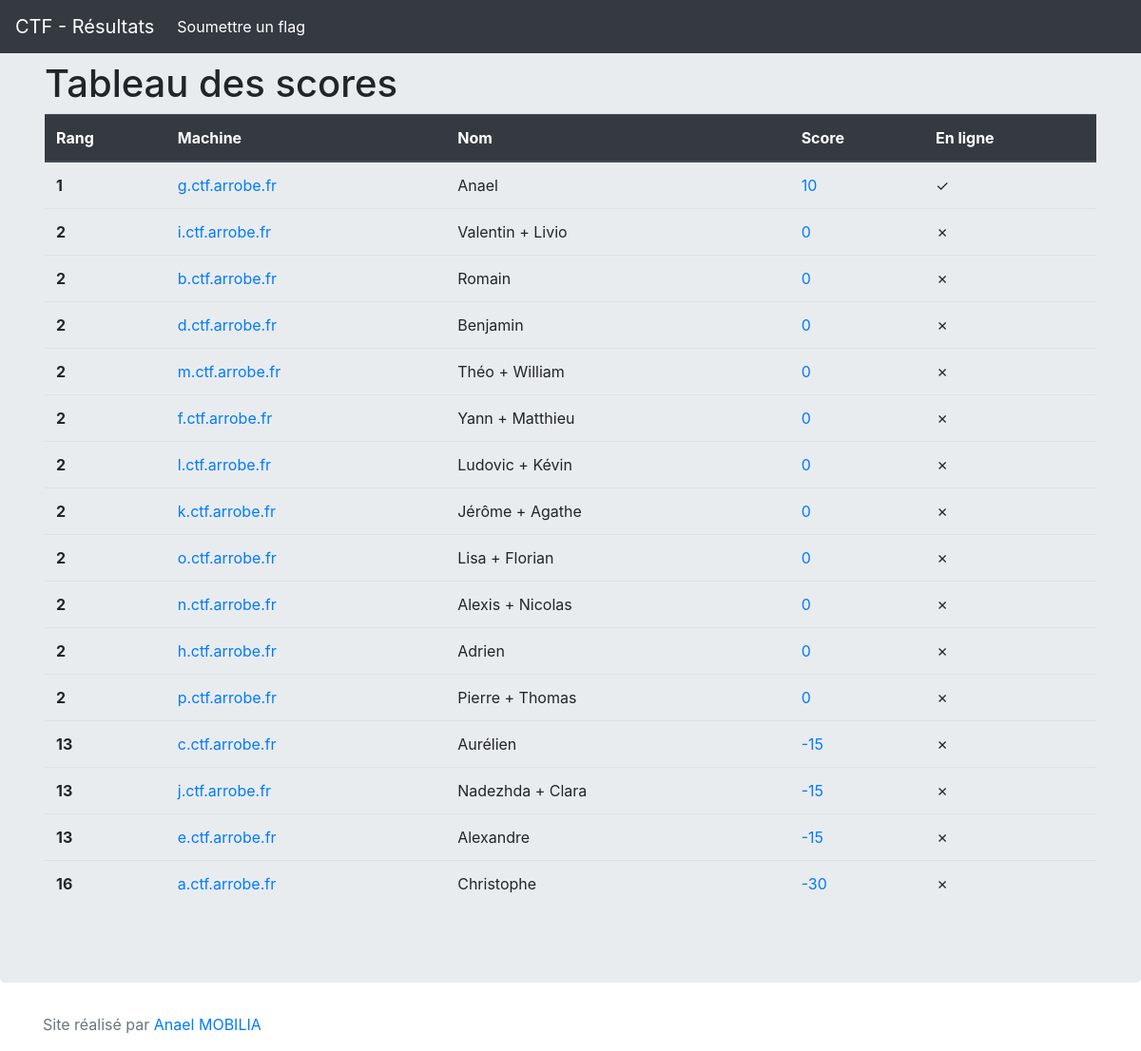
The page / on the database its author committed.
### tables this page shows
CREATE TABLE `groupe` (
  `id` int(11) NOT NULL,
  `urlServeur` text NOT NULL,
  `membres` text NOT NULL,
  `isEnLigne` tinyint(4) NOT NULL
);

### classes/maBDD.class.php (called while the page is built, shortened)
<?php
class maBDD {
   private $maBDD = null;
   private static $monInstance = null;
   private function __construct() {
      $this->maBDD = new PDO('mysql:host=' . _BDD_HOST_ . ';dbname=' . _BDD_NAME_, _BDD_USER_, _BDD_PASS_);
      $this->maBDD->setAttribute(PDO::ATTR_ERRMODE, PDO::ERRMODE_EXCEPTION);
      $this->maBDD->setAttribute(PDO::ATTR_DEFAULT_FETCH_MODE, PDO::FETCH_OBJ);
   }
   public static function getInstance() {
      if (is_null(self::$monInstance)) {
         self::$monInstance = new maBDD();
      }
      return self::$monInstance;
   }
   public function query($query) {
      return $this->maBDD->query($query);
   }
   public function prepare($query) {
      return $this->maBDD->prepare($query);
   }
}

### classes/loader.class.php (called while the page is built, shortened)
<?php
class loader {
    public static function chargerGroupes() {
        $req = "SELECT * FROM groupe";
        $resultat = maBDD::getInstance()->query($req);
        $retour = new ArrayObject();
        foreach ($resultat->fetchAll() as $value) {
            $monStub = new groupe();
            $monStub->setId($value->id);
            $monStub->setUrlServeur($value->urlServeur);
            $monStub->setMembres($value->membres);
            $monStub->setIsEnligne($value->isEnLigne);
            $retour->append($monStub);
        }
        $maListe = (array) $retour;
        shuffle($maListe);
        $monRetour = new ArrayObject($maListe);
        return $monRetour;
    }
}

### classes/groupe.class.php (called while the page is built)
<?php
class groupe {
    private $id;
    private $urlServeur;
    private $membres;
    private $isEnligne;
    public function getScore() {
        $monScore = 0;
        $req = maBDD::getInstance()->prepare("SELECT * FROM evenement ev, typeaction ty WHERE ev.type = ty.id AND ev.groupe = :groupe AND ev.etat=1");
        $req->bindValue(':groupe', $this->getId(), PDO::PARAM_INT);
        $req->execute();
        foreach ($req->fetchAll() as $value) {
            $monScore += (int) $value->valeur;
        }
        return $monScore;
    }
    public function getId() {
        return $this->id;
    }
    public function getUrlServeur() {
        return $this->urlServeur;
    }
    public function getMembres() {
        return $this->membres;
    }
    public function getIsEnligne() {
        return $this->isEnligne;
    }
    public function setId($id) {
        $this->id = $id;
    }
    public function setUrlServeur($urlServeur) {
        $this->urlServeur = $urlServeur;
    }
    public function setMembres($membres) {
        $this->membres = $membres;
    }
    public function setIsEnligne($isEnligne) {
        $this->isEnligne = $isEnligne;
    }
}

### index.php (the view, shortened to what this page needs)
<?php
$listeGroupe = loader::chargerGroupes();
?>
<!DOCTYPE html>
<html lang="fr">
    <head>
        <link href="css/bootstrap.min.css" rel="stylesheet">
    </head>
    <body>
        <nav class="navbar navbar-expand-md navbar-dark fixed-top bg-dark">
            <a class="navbar-brand" href="#">CTF - Résultats</a>
            <ul class="navbar-nav mr-auto">
                <li class="nav-item active">
                    <a class="nav-link" href="soumissionFlag.php">Soumettre un flag</a>
                </li>
            </ul>
        </nav>
        <main role="main">
            <div class="jumbotron">
                <div class="container">
                    <h1 class="display-5">Tableau des scores</h1>
                    <table class="table table-hover" id="resultats">
                        <thead class="thead-dark">
                            <tr>
                                <th scope="col">Rang</th>
                                <th scope="col">Machine</th>
                                <th scope="col">Nom</th>
                                <th scope="col">Score</th>
                                <th scope="col">En ligne</th>
                            </tr>
                        </thead>
                        <tbody>
                            <?php foreach ($listeGroupe as $unGroupe) : ?>
                                <tr>
                                    <th scope="row"></th>
                                    <td><a href="evenementServeur.php?id=<?= $unGroupe->getId() ?>">
                                            <?= $unGroupe->getUrlServeur() ?>
                                        </a></td>
                                    <td><?= $unGroupe->getMembres() ?></td>
                                    <td class="score">
                                        <a href="scoreGroupe.php?id=<?= $unGroupe->getId() ?>">
                                            <?= $unGroupe->getScore() ?>
                                        </a>
                                    </td>
                                    <td><?= $unGroupe->getIsEnligne() ? "✓" : "✗" ?></td>
                                </tr>
                            <?php endforeach; ?>
                        </tbody>
                    </table>
                </div>
            </div>
        </main>
        <footer class="text-muted">
            <div class="container">
                <p>Site réalisé par <a href="https://www.anael.eu">Anael MOBILIA</a></p>
            </div>
        </footer>
    </body>
</html>

### rows shown on the page
groupe: urlServeur "i.ctf.arrobe.fr", membres "Valentin + Livio", Score "0"
groupe: urlServeur "c.ctf.arrobe.fr", membres "Aurélien", Score "-15"
groupe: urlServeur "g.ctf.arrobe.fr", membres "Anael", Score "10"
groupe: urlServeur "a.ctf.arrobe.fr", membres "Christophe", Score "-30"
groupe: urlServeur "b.ctf.arrobe.fr", membres "Romain", Score "0"
groupe: urlServeur "j.ctf.arrobe.fr", membres "Nadezhda + Clara", Score "-15"
groupe: urlServeur "d.ctf.arrobe.fr", membres "Benjamin", Score "0"
groupe: urlServeur "m.ctf.arrobe.fr", membres "Théo + William", Score "0"
groupe: urlServeur "f.ctf.arrobe.fr", membres "Yann + Matthieu", Score "0"
groupe: urlServeur "l.ctf.arrobe.fr", membres "Ludovic + Kévin", Score "0"
groupe: urlServeur "k.ctf.arrobe.fr", membres "Jérôme + Agathe", Score "0"
groupe: urlServeur "o.ctf.arrobe.fr", membres "Lisa + Florian", Score "0"
groupe: urlServeur "e.ctf.arrobe.fr", membres "Alexandre", Score "-15"
groupe: urlServeur "n.ctf.arrobe.fr", membres "Alexis + Nicolas", Score "0"
groupe: urlServeur "h.ctf.arrobe.fr", membres "Adrien", Score "0"
groupe: urlServeur "p.ctf.arrobe.fr", membres "Pierre + Thomas", Score "0"
